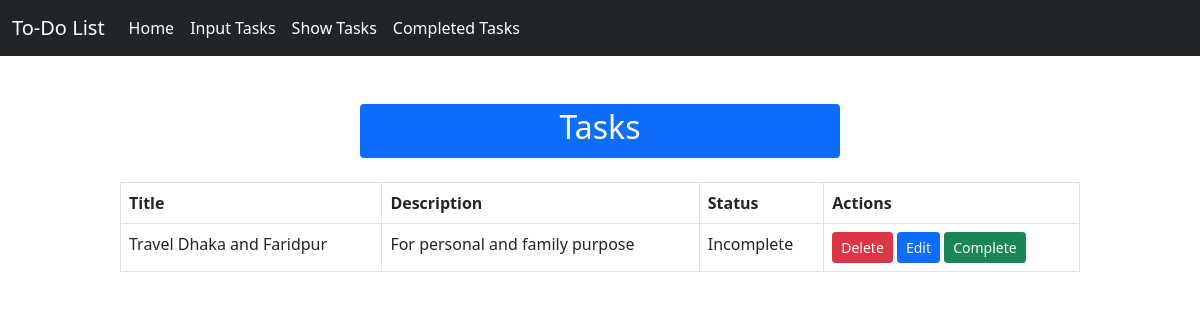
Page /show_tasks/ on the committed database.
### ToDo_app/models.py (models this page shows)
class TaskModel(models.Model):
    taskTitle = models.CharField(max_length=50)
    taskDescription = models.CharField(max_length=150)
    is_complete = models.BooleanField(default=False)

### ToDo_app/views.py (the view)
# urls.py: path('show_tasks/', show_tasks, name= 'show_tasks'),
def show_tasks(request):
    incomplete_tasks = TaskModel.objects.filter(is_complete=False)
    return render(request, 'show_tasks.html', {'data': incomplete_tasks})

### ToDo_app/templates/show_tasks.html
{% extends 'base.html' %}
{% block content %}
<div style = "width : 80%; margin : auto">
  <div class = pt-5></div>
  <div class="p-1 bg-primary text-center text-white rounded" style = "width : 50%; margin : auto"><h2>Tasks</h2></div>
  <br/>
    {% if data %}
    <table class="table table-bordered">
  <thead>
    <tr>
      <th scope="col">Title</th>
      <th scope="col">Description</th>
      <th scope="col">Status</th>
      <th scope="col">Actions</th>
    </tr>
  </thead>
  <tbody>
    {% for item in data %}
    <tr>
      <td>{{ item.taskTitle }}</td>
      <td>{{ item.taskDescription }}</td>
      <td>
        {% if item.is_complete %}
            Complete
        {% else %}
            Incomplete
        {% endif %}
      </td>
      <td>
        <a href="{% url 'delete_task' id=item.id %}" class="btn btn-danger btn-sm">Delete</a>
        <a href="{% url 'edit_task' id=item.id %}" class="btn btn-primary btn-sm">Edit</a>
        <a href="{% url 'complete_task' id=item.id %}" class="btn btn-success btn-sm">Complete</a>
      </td>
    </tr>
    {% endfor %}
  </tbody>
</table>
{% else %}
<h3>No data available</h3>
{% endif %}
</div>
{% endblock %}

### rows in the picture
TaskModel: taskTitle "Travel Dhaka and Faridpur", taskDescription "For personal and family purpose", is_complete "Incomplete"
